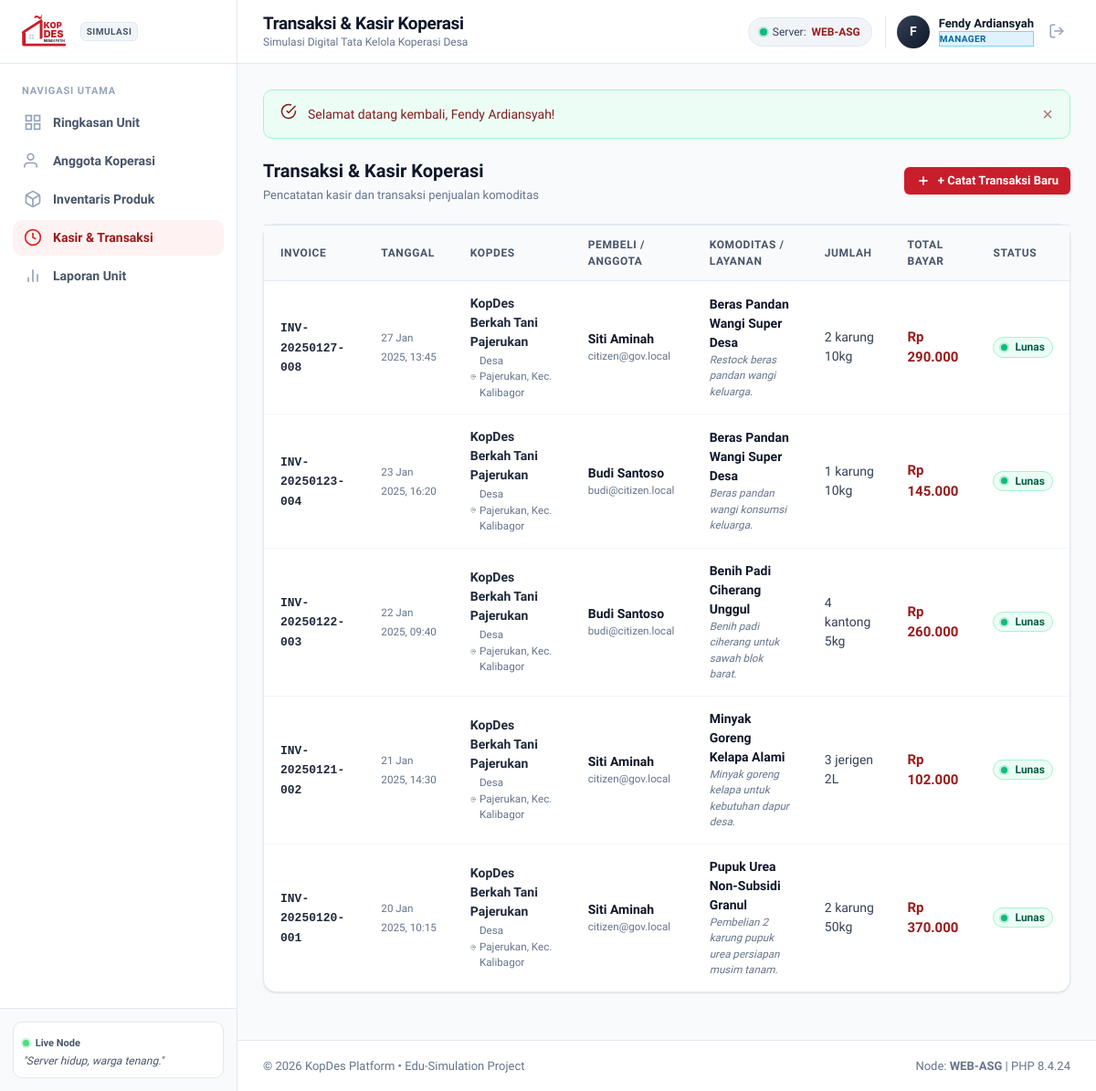
Page /index.php?page=transactions (signed in) on the committed database.
### tables this page shows
CREATE TABLE IF NOT EXISTS `transactions` (
  `id` INT UNSIGNED NOT NULL AUTO_INCREMENT,
  `invoice_code` VARCHAR(50) NOT NULL UNIQUE,
  `kopdes_id` INT UNSIGNED NOT NULL,
  `user_id` INT UNSIGNED NOT NULL,
  `product_id` INT UNSIGNED NULL,
  `type` ENUM('purchase', 'savings', 'loan') NOT NULL DEFAULT 'purchase',
  `quantity` INT NOT NULL DEFAULT 1,
  `total_amount` DECIMAL(12, 2) NOT NULL DEFAULT 0.00,
  `status` ENUM('completed', 'pending', 'cancelled') NOT NULL DEFAULT 'completed',
  `notes` VARCHAR(255) NULL,
  `transaction_date` TIMESTAMP NOT NULL DEFAULT CURRENT_TIMESTAMP,
  PRIMARY KEY (`id`),
  INDEX `idx_tx_invoice` (`invoice_code`),
  INDEX `idx_tx_kopdes` (`kopdes_id`),
  INDEX `idx_tx_user` (`user_id`),
  INDEX `idx_tx_product` (`product_id`),
  INDEX `idx_tx_date` (`transaction_date`),
  CONSTRAINT `fk_tx_kopdes`
    FOREIGN KEY (`kopdes_id`) REFERENCES `kopdes` (`id`)
    ON DELETE CASCADE ON UPDATE CASCADE,
  CONSTRAINT `fk_tx_user`
    FOREIGN KEY (`user_id`) REFERENCES `users` (`id`)
    ON DELETE CASCADE ON UPDATE CASCADE,
  CONSTRAINT `fk_tx_product`
    FOREIGN KEY (`product_id`) REFERENCES `products` (`id`)
    ON DELETE SET NULL ON UPDATE CASCADE
);

CREATE TABLE IF NOT EXISTS `kopdes` (
  `id` INT UNSIGNED NOT NULL AUTO_INCREMENT,
  `name` VARCHAR(150) NOT NULL,
  `location` VARCHAR(150) NOT NULL,
  `village_name` VARCHAR(100) NULL,
  `district_name` VARCHAR(100) NULL,
  `regency_name` VARCHAR(100) NULL,
  `province_name` VARCHAR(100) NULL,
  `latitude` DECIMAL(10, 8) NULL,
  `longitude` DECIMAL(11, 8) NULL,
  `description` TEXT NULL,
  `manager_id` INT UNSIGNED NULL,
  `status` ENUM('active', 'inactive') NOT NULL DEFAULT 'active',
  `created_at` TIMESTAMP NOT NULL DEFAULT CURRENT_TIMESTAMP,
  `updated_at` TIMESTAMP NOT NULL DEFAULT CURRENT_TIMESTAMP ON UPDATE CURRENT_TIMESTAMP,
  PRIMARY KEY (`id`),
  UNIQUE KEY `idx_unique_kopdes_manager` (`manager_id`),
  INDEX `idx_kopdes_status` (`status`),
  INDEX `idx_kopdes_coords` (`latitude`, `longitude`),
  CONSTRAINT `fk_kopdes_manager`
    FOREIGN KEY (`manager_id`) REFERENCES `users` (`id`)
    ON DELETE SET NULL ON UPDATE CASCADE
);

CREATE TABLE IF NOT EXISTS `users` (
  `id` INT UNSIGNED NOT NULL AUTO_INCREMENT,
  `name` VARCHAR(100) NOT NULL,
  `email` VARCHAR(120) NOT NULL UNIQUE,
  `password` VARCHAR(255) NOT NULL,
  `role` ENUM('HEAD_GOV', 'MANAGER', 'CITIZEN') NOT NULL DEFAULT 'CITIZEN',
  `phone` VARCHAR(30) NULL,
  `address` TEXT NULL,
  `created_at` TIMESTAMP NOT NULL DEFAULT CURRENT_TIMESTAMP,
  `updated_at` TIMESTAMP NOT NULL DEFAULT CURRENT_TIMESTAMP ON UPDATE CURRENT_TIMESTAMP,
  PRIMARY KEY (`id`),
  INDEX `idx_users_role` (`role`),
  INDEX `idx_users_email` (`email`)
);

CREATE TABLE IF NOT EXISTS `products` (
  `id` INT UNSIGNED NOT NULL AUTO_INCREMENT,
  `kopdes_id` INT UNSIGNED NOT NULL,
  `name` VARCHAR(150) NOT NULL,
  `sku` VARCHAR(50) NULL,
  `category` VARCHAR(60) NOT NULL DEFAULT 'Umum',
  `price` DECIMAL(12, 2) NOT NULL DEFAULT 0.00,
  `stock` INT NOT NULL DEFAULT 0,
  `unit` VARCHAR(30) NOT NULL DEFAULT 'pcs',
  `status` ENUM('available', 'out_of_stock', 'archived') NOT NULL DEFAULT 'available',
  `created_at` TIMESTAMP NOT NULL DEFAULT CURRENT_TIMESTAMP,
  `updated_at` TIMESTAMP NOT NULL DEFAULT CURRENT_TIMESTAMP ON UPDATE CURRENT_TIMESTAMP,
  PRIMARY KEY (`id`),
  INDEX `idx_products_kopdes` (`kopdes_id`),
  INDEX `idx_products_category` (`category`),
  INDEX `idx_products_status` (`status`),
  CONSTRAINT `fk_products_kopdes`
    FOREIGN KEY (`kopdes_id`) REFERENCES `kopdes` (`id`)
    ON DELETE CASCADE ON UPDATE CASCADE
);

### pages/manager/transactions.php (the view, shortened to what the rows shown need)
<?php
require_once __DIR__ . '/../../config/database.php';
require_once __DIR__ . '/../../includes/auth.php';
require_once __DIR__ . '/../../includes/helpers.php';
$user = current_user();
$pdo = Database::getConnection();
$pageTitle = ($user['role'] === 'CITIZEN') ? 'Riwayat Transaksi Saya' : 'Transaksi & Kasir Koperasi';
$sql = "
    SELECT t.*,
           u.name AS citizen_name,
           u.email AS citizen_email,
           p.name AS product_name,
           p.price AS product_price,
           p.unit AS product_unit,
           k.name AS kopdes_name,
           k.location AS kopdes_location
    FROM transactions t
    JOIN users u ON t.user_id = u.id
    LEFT JOIN products p ON t.product_id = p.id
    JOIN kopdes k ON t.kopdes_id = k.id
    WHERE 1=1
";
$params = [];
if ($user['role'] === 'CITIZEN') {
    $sql .= " AND t.user_id = ?";
    $params[] = $user['id'];
} elseif ($user['role'] === 'MANAGER') {
    $kopdes = get_manager_kopdes($user['id']);
    $kopdesId = $kopdes['id'] ?? 0;
    $sql .= " AND t.kopdes_id = ?";
    $params[] = $kopdesId;
}
$sql .= " ORDER BY t.transaction_date DESC";
$stmt = $pdo->prepare($sql);
$stmt->execute($params);
$transactions = $stmt->fetchAll();
$managerKopdes = null;
if ($user['role'] === 'MANAGER') {
    $managerKopdes = get_manager_kopdes($user['id']);
}
require __DIR__ . '/../../includes/layout/header.php';
?>
<div style="display:flex;justify-content:space-between;align-items:center;margin-bottom:20px;flex-wrap:wrap;gap:12px;">
    <div>
        <h2 style="font-size:1.25rem;font-weight:800;color:var(--slate-900);">
            <?= e($pageTitle) ?>
        </h2>
    </div>
</div>
<div class="card">
    <div class="table-responsive">
        <table class="data-table">
            <thead>
                <tr>
                    <th>Invoice</th>
                    <th>Tanggal</th>
                    <th>KopDes</th>
                    <?php if ($user['role'] !== 'CITIZEN'): ?>
                        <th>Pembeli / Anggota</th>
                    <?php endif; ?>
                    <th>Komoditas / Layanan</th>
                    <th>Jumlah</th>
                    <th>Total Bayar</th>
                    <th>Status</th>
                </tr>
            </thead>
            <tbody>
                <?php if (empty($transactions)): ?>
                    <tr>
                        <td colspan="<?= $user['role'] !== 'CITIZEN' ? 8 : 7 ?>">
                            <div class="empty-state">
                                <div class="empty-icon-wrap" style="color:var(--color-primary);"><?= ui_icon('receipt', '', 48) ?></div>
                                <div class="empty-title">Belum ada riwayat transaksi</div>
                                <div class="empty-desc">
                                    <?= $user['role'] === 'CITIZEN' ? 'Anda belum melakukan pembelian. Silakan jelajahi katalog KopDes untuk memesan produk.' : 'Belum ada transaksi tercatat pada unit ini.' ?>
                                </div>
                                <?php if ($user['role'] === 'CITIZEN'): ?>
                                    <a href="index.php?page=citizen-dashboard" class="btn btn-primary btn-sm">Lihat Katalog KopDes</a>
                                <?php elseif ($user['role'] === 'MANAGER' && $managerKopdes): ?>
                                    <button type="button" class="btn btn-primary btn-sm" onclick="openNewTxModal()">+ Catat Transaksi</button>
                                <?php endif; ?>
                            </div>
                        </td>
                    </tr>
                <?php else: ?>
                    <?php foreach ($transactions as $t): ?>
                        <tr>
                            <td><code style="font-size:0.8125rem;font-weight:700;color:var(--slate-800);"><?= e($t['invoice_code']) ?></code></td>
                            <td><small style="color:var(--slate-500);"><?= format_date($t['transaction_date']) ?></small></td>
                            <td>
                                <strong style="color:var(--slate-800);"><?= e($t['kopdes_name']) ?></strong>
                                <small style="display:inline-flex;align-items:center;gap:4px;color:var(--slate-500);margin-top:2px;">
                                    <?= ui_icon('location', '', 12) ?> <span><?= e($t['kopdes_location']) ?></span>
                                </small>
                            </td>
                            <?php if ($user['role'] !== 'CITIZEN'): ?>
                                <td>
                                    <strong style="color:var(--slate-900);"><?= e($t['citizen_name']) ?></strong>
                                    <small style="display:block;color:var(--slate-500);"><?= e($t['citizen_email']) ?></small>
                                </td>
                            <?php endif; ?>
                            <td>
                                <strong style="color:var(--slate-900);"><?= e($t['product_name'] ?? 'Transaksi Umum') ?></strong>
                                <?php if (!empty($t['notes'])): ?>
                                    <small style="display:block;color:var(--slate-500);font-style:italic;"><?= e($t['notes']) ?></small>
                                <?php endif; ?>
                            </td>
                            <td>
                                <?= number_format((int)$t['quantity']) ?> <?= e($t['product_unit'] ?? 'unit') ?>
                            </td>
                            <td>
                                <strong style="color:var(--primary-800);font-size:0.9375rem;"><?= format_rupiah($t['total_amount']) ?></strong>
                            </td>
                            <td>
                                <?php if ($t['status'] === 'completed'): ?>
                                    <span class="badge badge-completed"><span class="badge-dot badge-dot-success"></span>Lunas</span>
                                <?php elseif ($t['status'] === 'pending'): ?>
                                    <span class="badge badge-pending"><span class="badge-dot badge-dot-warning"></span>Pending</span>
                                <?php else: ?>
                                    <span class="badge badge-inactive"><span class="badge-dot badge-dot-danger"></span><?= e($t['status']) ?></span>
                                <?php endif; ?>
                            </td>
                        </tr>
                    <?php endforeach; ?>
                <?php endif; ?>
            </tbody>
        </table>
    </div>
</div>
<?php require __DIR__ . '/../../includes/layout/footer.php'; ?>

### includes/icons.php (shortened to what the rows shown need)
<?php
if (!function_exists('ui_icon')) {
    function ui_icon(string $name, string $class = '', int $size = 24): string {
        $extraAttr = '';
        $attrs = 'width="' . $size . '" height="' . $size . '"' . $extraAttr . ' viewBox="0 0 24 24" fill="none" stroke="currentColor" stroke-width="2" stroke-linecap="round" stroke-linejoin="round"';
        return match ($name) {
            'clock', 'time', 'history' => <<<SVG
<svg {$attrs}>
    <circle cx="12" cy="12" r="10"></circle>
    <polyline points="12 6 12 12 16 14"></polyline>
</svg>
SVG,
            'kopdes', 'store' => <<<SVG
<svg {$attrs}>
    <path d="M3 9l9-7 9 7v11a2 2 0 0 1-2 2H5a2 2 0 0 1-2-2z"></path>
    <polyline points="9 22 9 12 15 12 15 22"></polyline>
</svg>
SVG,
            'manager', 'user-tie' => <<<SVG
<svg {$attrs}>
    <path d="M20 21v-2a4 4 0 0 0-4-4H8a4 4 0 0 0-4 4v2"></path>
    <circle cx="12" cy="7" r="4"></circle>
</svg>
SVG,
            'citizens', 'users' => <<<SVG
<svg {$attrs}>
    <path d="M17 21v-2a4 4 0 0 0-4-4H5a4 4 0 0 0-4 4v2"></path>
    <circle cx="9" cy="7" r="4"></circle>
    <path d="M23 21v-2a4 4 0 0 0-3-3.87"></path>
    <path d="M16 3.13a4 4 0 0 1 0 7.75"></path>
</svg>
SVG,
            'transaksi', 'wallet', 'money' => <<<SVG
<svg {$attrs}>
    <rect x="2" y="6" width="20" height="12" rx="2"></rect>
    <circle cx="12" cy="12" r="2"></circle>
    <path d="M6 12h.01M18 12h.01"></path>
</svg>
SVG,
            'package', 'box' => <<<SVG
<svg {$attrs}>
    <line x1="16.5" y1="9.4" x2="7.5" y2="4.21"></line>
    <path d="M21 16V8a2 2 0 0 0-1-1.73l-7-4a2 2 0 0 0-2 0l-7 4A2 2 0 0 0 3 8v8a2 2 0 0 0 1 1.73l7 4a2 2 0 0 0 2 0l7-4A2 2 0 0 0 21 16z"></path>
    <polyline points="3.27 6.96 12 12.01 20.73 6.96"></polyline>
    <line x1="12" y1="22.08" x2="12" y2="12"></line>
</svg>
SVG,
            'chart', 'analytics' => <<<SVG
<svg {$attrs}>
SVG,
            'location', 'pin' => <<<SVG
<svg {$attrs}>
SVG,
            'phone' => <<<SVG
<svg {$attrs}>
SVG,
            'receipt', 'invoice' => <<<SVG
<svg {$attrs}>
SVG,
            'check', 'success' => <<<SVG
<svg {$attrs}>
SVG,
            'search' => <<<SVG
<svg {$attrs}>
SVG,
            'celebration', 'party' => <<<SVG
<svg {$attrs}>
SVG,
            'handshake' => <<<SVG
<svg {$attrs}>
SVG,
            'server' => <<<SVG
<svg {$attrs}>
SVG,
            'database' => <<<SVG
<svg {$attrs}>
SVG,
            'cpu' => <<<SVG
<svg {$attrs}>
SVG,
            'user' => <<<SVG
<svg {$attrs}>
SVG,
            'building', 'city' => <<<SVG
<svg {$attrs}>
SVG,
            'waves', 'sea' => <<<SVG
<svg {$attrs}>
SVG,
            'island', 'compass' => <<<SVG
<svg {$attrs}>
SVG,
            'mouse' => <<<SVG
<svg {$attrs}>
SVG,
            'trophy' => <<<SVG
<svg {$attrs}>
SVG,
            default => <<<SVG
<svg {$attrs}>
SVG,
        };
    }
}

### rows in the picture
transactions: invoice_code "INV-20250127-008", transaction_date "27 Jan 2025, 13:45", kopdes.name "KopDes Berkah Tani Pajerukan", kopdes.location "Desa Pajerukan, Kec. Kalibagor", user.name "Siti Aminah", user.email "citizen@gov.local", product.name "Beras Pandan Wangi Super Desa", notes "Restock beras pandan wangi keluarga.", quantity "2", product.unit "karung 10kg", total_amount "Rp 290.000", status "completed" (drawn)
transactions: invoice_code "INV-20250123-004", transaction_date "23 Jan 2025, 16:20", kopdes.name "KopDes Berkah Tani Pajerukan", kopdes.location "Desa Pajerukan, Kec. Kalibagor", user.name "Budi Santoso", user.email "budi@citizen.local", product.name "Beras Pandan Wangi Super Desa", notes "Beras pandan wangi konsumsi keluarga.", quantity "1", product.unit "karung 10kg", total_amount "Rp 145.000", status "completed" (drawn)
transactions: invoice_code "INV-20250122-003", transaction_date "22 Jan 2025, 09:40", kopdes.name "KopDes Berkah Tani Pajerukan", kopdes.location "Desa Pajerukan, Kec. Kalibagor", user.name "Budi Santoso", user.email "budi@citizen.local", product.name "Benih Padi Ciherang Unggul", notes "Benih padi ciherang untuk sawah blok barat.", quantity "4", product.unit "kantong 5kg", total_amount "Rp 260.000", status "completed" (drawn)
transactions: invoice_code "INV-20250121-002", transaction_date "21 Jan 2025, 14:30", kopdes.name "KopDes Berkah Tani Pajerukan", kopdes.location "Desa Pajerukan, Kec. Kalibagor", user.name "Siti Aminah", user.email "citizen@gov.local", product.name "Minyak Goreng Kelapa Alami", notes "Minyak goreng kelapa untuk kebutuhan dapur desa.", quantity "3", product.unit "jerigen 2L", total_amount "Rp 102.000", status "completed" (drawn)
transactions: invoice_code "INV-20250120-001", transaction_date "20 Jan 2025, 10:15", kopdes.name "KopDes Berkah Tani Pajerukan", kopdes.location "Desa Pajerukan, Kec. Kalibagor", user.name "Siti Aminah", user.email "citizen@gov.local", product.name "Pupuk Urea Non-Subsidi Granul", notes "Pembelian 2 karung pupuk urea persiapan musim tanam.", quantity "2", product.unit "karung 50kg", total_amount "Rp 370.000", status "completed" (drawn)

### other values in the picture
$pageTitle "Transaksi & Kasir Koperasi"
$nodeInfo['node_name'] "WEB-ASG"
substr($user['name'] ?? 'U', 0, 1) "F"
$user['name'] "Fendy Ardiansyah"
$user['role'] "MANAGER"
$flashSuccess "Selamat datang kembali, Fendy Ardiansyah!"
get_active_node_info()['node_name'] "WEB-ASG"
PHP_VERSION "8.4.24"
